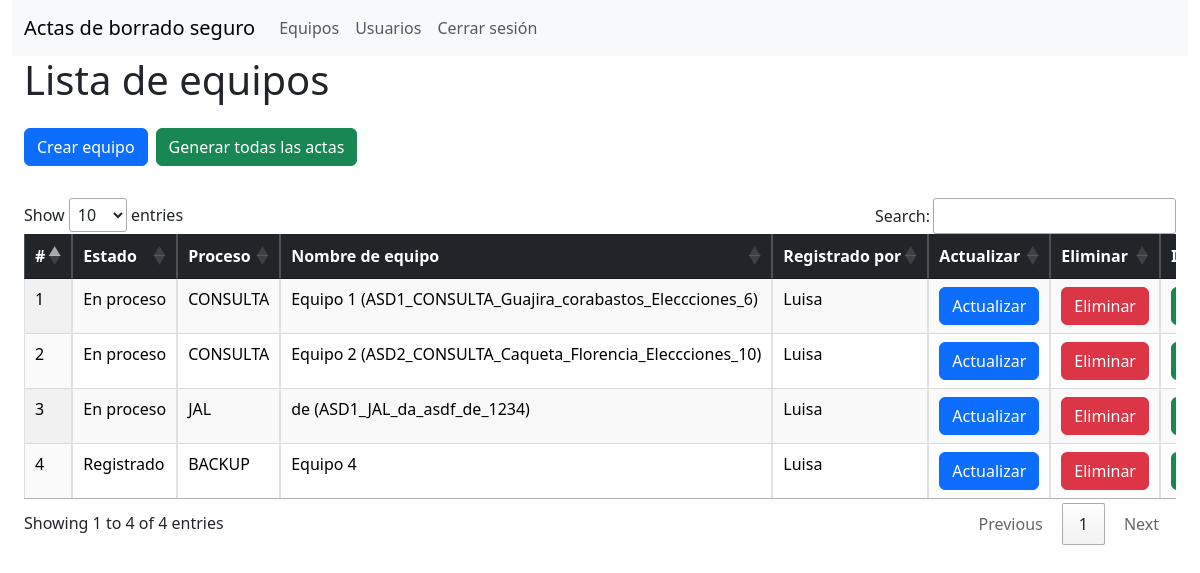
The app's page /equipos/lista-equipos (signed in), older data.
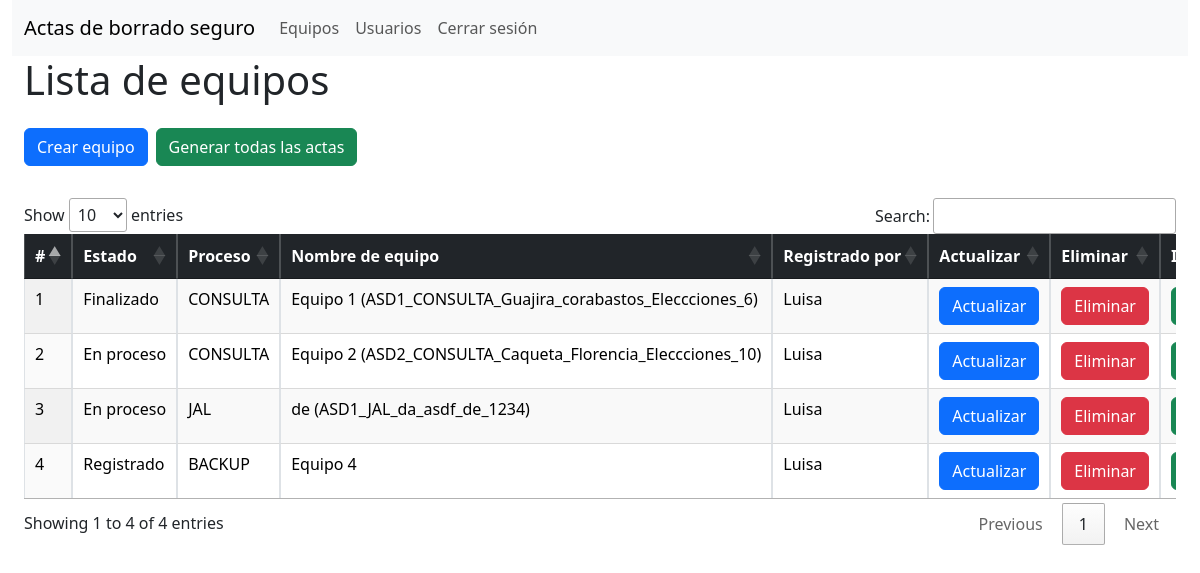
The same page, newer data.
### app/models.py (models this page shows, shortened)
class Equipo(db.Model):
    __tablename__ = "equipo"
    asd_id = db.Column(db.Integer, primary_key=True)
    nombre = db.Column(db.String(100), nullable=False)
    estado = db.Column(db.Enum(EstadoEnum), default=EstadoEnum.REGISTRADO)
    comision = db.Column(db.String(100), nullable=True)
    cod_comision = db.Column(db.Numeric(10, 0), nullable=True)# identificador de la comision por jal o consulta
    municipio = db.Column(db.String(100), nullable=True)
    departamento = db.Column(db.String(100), nullable=True)
    equipo_marca = db.Column(db.String(100), nullable=True)
    equipo_modelo = db.Column(db.String(100), nullable=True)
    equipo_serial = db.Column(db.String(100), nullable=True)
    dd_marca = db.Column(db.String(100), nullable=True)
    dd_modelo = db.Column(db.String(100), nullable=True)
    dd_serial = db.Column(db.String(100), nullable=True)
    sha_1 = db.Column(db.String(100), nullable=True)
    proceso = db.Column(db.Enum(Proceso), default=Proceso.JAL)# cambiar campo por jal o consulta proceso
    observacion = db.Column(db.Text,nullable=True)
    fecha_hora_inicio = db.Column(db.DateTime, nullable=True)
    fecha_hora_fin = db.Column(db.DateTime, nullable=True)
    imagenes = db.Column(MutableList.as_mutable(JSON))
    created_at = db.Column(db.DateTime, default=datetime.utcnow, nullable=False)
    updated_at = db.Column(db.DateTime, default=datetime.utcnow, onupdate=datetime.utcnow, nullable=False)
    usuario_id = db.Column(db.Integer, db.ForeignKey('usuario.id', name='fk_usuario_id'), nullable=False)
    jal_id = db.Column(db.Integer, db.ForeignKey('jal.id', name='fk_jal_id'), nullable=True)
    consulta_id = db.Column(db.Integer, db.ForeignKey('consulta.id',name='fk_consulta_id'), nullable=True)
    usuario = db.relationship('Usuario', backref=db.backref('equipo', lazy=True))
    jal = db.relationship('Jal', backref=db.backref('equipo', uselist=False), foreign_keys=[jal_id])
    consulta = db.relationship('Consulta', backref=db.backref('equipo', uselist=False), foreign_keys=[consulta_id])

class Usuario(UserMixin, db.Model):
    __tablename__ = "usuario"
    id = db.Column(db.Integer, primary_key=True)
    userName = db.Column(db.String(100), unique=True, nullable=False)
    email = db.Column(db.String(120), unique=True, nullable=False)
    rol = db.Column(db.Enum(Rol), default=Rol.AGENTE)
    password = db.Column(db.String(128), nullable=False)
    estado = db.Column(db.Enum(Estado_usuario), default=Estado_usuario.ACTIVO)
    created_at = db.Column(db.DateTime, default=datetime.utcnow, nullable=False)
    updated_at = db.Column(db.DateTime, default=datetime.utcnow, onupdate=datetime.utcnow, nullable=False)

### app/equipos/routes.py (the view)
@equipos.route('/lista-equipos')
@acceso_requerido(roles=["Administrador"])
@login_required
def lista_equipos():
    try:
        equipos = Equipo.query.all()
        return render_template('lista_equipos.html', equipos=equipos)
    except Exception as e:
        flash(_("Error al listar equipos: {}").format(e), "error")
        return redirect(url_for('equipos.lista_equipos'))

### app/auth/routes.py (called while the page is built)
def acceso_requerido(roles=None):
    if roles is None:
        roles = []
    def decorador(f):
        @wraps(f)
        def decorated_function(*args, **kwargs):
            if current_user.is_authenticated is False:
                flash("Debes iniciar sesión para acceder a esta página", "warning")
                return redirect('/auth/login')
            if roles and current_user.rol.value not in roles:
                flash("No tienes permisos para acceder a esta página", "error")
                return redirect('/auth/login')
            return f(*args, **kwargs)
        return decorated_function
    return decorador

### app/models.py (called while the page is built)
@login.user_loader
def user_loader(id):
    return Usuario.query.get(id)

### app/equipos/templates/lista_equipos.html (shortened to what this page needs)
{% extends "base_admin.html" %}
{% block head %}
{{ super() }}
{% endblock %}
{% block content %}
{% block menu %}
{{ super() }}
{% endblock %}
<div class="container-fluid">
  <div class="row">
    <div class="col">
      <h1>Lista de equipos</h1>
      <div class="btn-toolbar mt-4" role="toolbar" aria-label="Toolbar with button groups">
        <div class="btn-group me-2 mb-2" role="group" aria-label="First group">
          <a href="{{ url_for('equipos.crear_equipo') }}" class="btn btn-primary">Crear equipo</a>
        </div>
        <div class="btn-group me-2 mb-2" role="group" aria-label="First group">
          <form action="{{ url_for('pdf.generar_todos_pdfs') }}" method="POST">
            <button type="submit" class="btn btn-success">
              Generar todas las actas
            </button>
          </form>
        </div>
      </div>
      <div class="table-responsive mt-4">
        <table
          id="equiposTable"
          class="display responsive nowrap table table-striped table-bordered"
          style="width: 100%"
        >
          <thead class="table-dark">
            <tr>
              <th>#</th>
              <th>Estado</th>
              <th>Proceso</th>
              <th>Nombre de equipo</th>
              <th>Registrado por</th>
              <th>Actualizar</th>
              <th>Eliminar</th>
              <th>Imprimir</th>
            </tr>
          </thead>
          <tbody>
            {% for equipo in equipos %}
            <tr>
              <td>{{equipo.asd_id}}</td>
              <td>{{equipo.estado.value}}</td>
              <td>{{equipo.proceso.value}}</td>
              <td>{{equipo.nombre}}</td>
              <td>{{equipo.usuario.userName}}</td>
              <td>
                <a
                  href="{{ url_for('equipos.editar_equipo', equipo_id=equipo.asd_id) }}"
                  class="btn btn-primary"
                  >Actualizar</a
                >
              </td>
              <td>
                <a
                  href="{{ url_for('equipos.eliminar_equipo', equipo_id=equipo.asd_id) }}"
                  class="btn btn-danger"
                  >Eliminar</a
                >
              </td>
              <td>
                <a
                  href="{{ url_for('pdf.crear_pdf', equipo_id=equipo.asd_id) }}"
                  class="btn btn-success"
                  >Generar PDF</a
                >
              </td>
            </tr>
            {% endfor %}
          </tbody>
        </table>
      </div>
    </div>
  </div>
</div>
{% endblock %} {% block scripts %} {{ super() }} {% endblock %}

### app/templates/base_admin.html (shortened to what this page needs)
{% extends "base.html" %}
{% block head %}
{{ super() }}
{% endblock %}
{% block content %}
{% block menu %}
<nav class="navbar navbar-expand-lg navbar-light bg-light">
    <div class="container-fluid">
      <a class="navbar-brand" href="#">Actas de borrado seguro</a>
      <div class="collapse navbar-collapse" id="navbarSupportedContent">
        <ul class="navbar-nav me-auto mb-2 mb-lg-0">
          <li class="nav-item">
            <a class="nav-link" href="{{ url_for('equipos.lista_equipos') }}">Equipos</a>
          </li>
          <li class="nav-item">
            <a class="nav-link" href="{{ url_for('usuarios.lista_usuarios') }}">Usuarios</a>
          </li>
          {% if current_user.is_authenticated %}
          <li class="nav-item">
            <a class="nav-link" href="{{ url_for('auth.logout') }}">Cerrar sesión</a>
          </li>
          {% else %}
          <li class="nav-item">
            <a class="nav-link" href="{{ url_for('auth.logout') }}">Cerrar sesión</a>
          </li>
          {% endif %}
        </ul>
      </div>
    </div>
  </nav>
{% endblock %}
{% endblock %}

### app/templates/base.html (shortened to what this page needs)
<!DOCTYPE html>
<html lang="es">
  <head>
    {% block head %}
    <link
      href="https://cdn.jsdelivr.net/npm/bootstrap@5.3.3/dist/css/bootstrap.min.css"
      rel="stylesheet"
    />
    <link
      rel="stylesheet"
      href="https://cdn.datatables.net/1.11.5/css/jquery.dataTables.min.css"
    />
    <link
      rel="stylesheet"
      href="https://cdn.datatables.net/responsive/2.4.0/css/responsive.dataTables.min.css"
    />
    <link rel="stylesheet" href="https://cdn.jsdelivr.net/npm/sweetalert2@11.14.5/dist/sweetalert2.min.css">
    {% endblock %}
  </head>
  <body>
    <div class="container-fluid">
      <div class="row">
        <div class="col">
          {% block content %} {% block menu %} {% endblock %}{% endblock %}
        </div>
      </div>
    </div>
  </body>
</html>

Row changes from the older to the newer data that the page shows:
changed Equipo "Equipo 1 (ASD1_CONSULTA_Guajira_corabastos_Eleccciones_6)": estado.value "En proceso" → "Finalizado"
